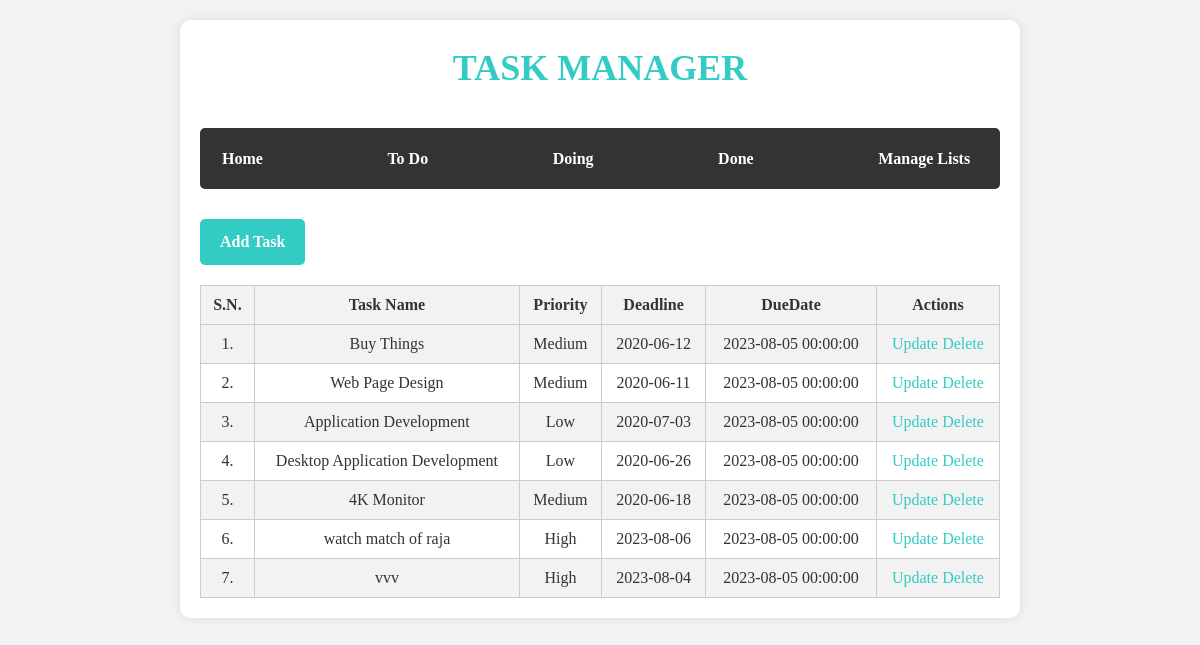
/taskmanager/index.php, run on the app's committed database.
### tables this page shows
CREATE TABLE `tbl_lists` (
  `list_id` int(10) UNSIGNED NOT NULL,
  `list_name` varchar(50) NOT NULL,
  `list_description` varchar(150) DEFAULT NULL
);

CREATE TABLE `tbl_tasks` (
  `task_id` int(10) UNSIGNED NOT NULL,
  `task_name` varchar(150) NOT NULL,
  `task_description` text NOT NULL,
  `list_id` int(11) NOT NULL,
  `priority` varchar(10) NOT NULL,
  `deadline` date NOT NULL,
  `DueDate` datetime NOT NULL,
  `Status` varchar(500) NOT NULL,
  `UserID` int(11) NOT NULL,
  `CategoryID` int(11) NOT NULL
);

### taskmanager/index.php (the view, shortened to what this page needs)
<html>
    <head>
        <link rel="stylesheet" href="css/style.css" />
    </head>
    <body>
    <div class="wrapper">
    <h1>TASK MANAGER</h1>
    <div class="menu">
        <a href="../index.php">Home</a>
        <?php
            $conn2 = mysqli_connect(LOCALHOST, DB_USERNAME, DB_PASSWORD) or die(mysqli_error());
            $sql2 = "SELECT * FROM tbl_lists";
            $res2 = mysqli_query($conn2, $sql2);
            if($res2==true)
            {
                while($row2=mysqli_fetch_assoc($res2))
                {
                    $list_id = $row2['list_id'];
                    $list_name = $row2['list_name'];
                    ?>
                    <a href="<?php echo SITEURL; ?>list-task.php?list_id=<?php echo $list_id; ?>"><?php echo $list_name; ?></a>
                    <?php
                }
            }
        ?>
        <a href="manage-list.php">Manage Lists</a>
    </div>
    <div class="all-tasks">
        <a class="btn-primary" href="<?php SITEURL; ?>add-task.php">Add Task</a>
        <table class="tbl-full">
            <tr>
                <th>S.N.</th>
                <th>Task Name</th>
                <th>Priority</th>
                <th>Deadline</th>
                <th>DueDate</th>
                <th>Actions</th>
            </tr>
            <?php
                $conn = mysqli_connect(LOCALHOST, DB_USERNAME, DB_PASSWORD) or die(mysqli_error());
                $sql = "SELECT * FROM tbl_tasks";
                $res = mysqli_query($conn, $sql);
                if($res==true)
                {
                    $count_rows = mysqli_num_rows($res);
                    $sn=1;
                    if($count_rows>0)
                    {
                        while($row=mysqli_fetch_assoc($res))
                        {
                            $task_id = $row['task_id'];
                            $task_name = $row['task_name'];
                            $priority = $row['priority'];
                            $deadline = $row['deadline'];
                            $DueDate = $row['DueDate'];
                            ?>
                            <tr>
                                <td><?php echo $sn++; ?>. </td>
                                <td><?php echo $task_name; ?></td>
                                <td><?php echo $priority; ?></td>
                                <td><?php echo $deadline; ?></td>
                                <td><?php echo $DueDate; ?></td>
                                <td>
                                    <a href="update-task.php?task_id=<?php echo $task_id; ?>">Update </a>
                                    <a href="delete-task.php?task_id=<?php echo $task_id; ?>">Delete</a>
                                </td>
                            </tr>
                            <?php
                        }
                    }
                    else
                    {
                        ?>
                        <tr>
                            <td colspan="5">No Task Added Yet.</td>
                        </tr>
                        <?php
                    }
                }
            ?>
        </table>
    </div>
    </div>
    </body>
</html>

### taskmanager/css/style.css (style rules this page uses)
* { margin: 0; padding: 0; font-family: verdana; }
.wrapper { width: 70%; margin: 0 auto; padding: 2%; }
h1 { color: #3867d6; margin-bottom: 2%; }
.menu { margin-bottom: 2%; }
.menu a { font-weight: bold; margin-right: 1%; color: black; text-decoration: none; }
.btn-primary { background-color: #26de81; padding: 5px; font-weight: bold; text-decoration: none; color: black; }
.tbl-full { width: 100%; }
table tr th { text-align: left; border-bottom: 1px solid black; padding: 1%; padding-top: 3%; }
table tr td { padding: 1%; }
body, h1, h2, h3, p, ul, li { margin: 0; padding: 0; }
body { font-family: Arial, sans-serif; background-color: #f2f2f2; line-height: 1.6; }
.wrapper { max-width: 800px; margin: 20px auto; padding: 20px; background-color: #fff; box-shadow: 0 0 5px rgba(0, 0, 0, 0.1); border-radius: 10px; }
h1 { text-align: center; font-size: 36px; margin-bottom: 30px; color: #33ccc5; }
.menu { display: flex; justify-content: space-between; align-items: center; background-color: #333; padding: 10px; border-radius: 5px; }
.menu a { color: #fff; text-decoration: none; padding: 8px 12px; transition: background-color 0.3s ease; }
.all-tasks { margin-top: 30px; }
.btn-primary { display: inline-block; background-color: #33ccc5; color: #fff; text-decoration: none; padding: 8px 15px; border-radius: 5px; transition: background-color 0.3s ease; }
.tbl-full { width: 100%; border-collapse: collapse; margin-top: 20px; }
.tbl-full th, .tbl-full td { border: 1px solid #ccc; padding: 10px; text-align: center; }
.tbl-full th { background-color: #f2f2f2; font-weight: bold; }
.tbl-full tr:nth-child(even) { background-color: #f2f2f2; }
body { font-family: Arial, sans-serif; background-color: #f2f2f2; color: #333; line-height: 1.6; }
.wrapper { max-width: 800px; margin: 20px auto; padding: 20px; background-color: #fff; box-shadow: 0 0 10px rgba(0, 0, 0, 0.1); border-radius: 10px; }
.btn-primary { display: inline-block; background-color: #33ccc5; color: #fff; text-decoration: none; padding: 10px 20px; border-radius: 5px; font-size: 16px; transition: background-color 0.3s ease; }
a { color: #33ccc5; text-decoration: none; }

### data on the page
tbl_lists: list_name "To Do"
tbl_lists: list_name "Doing"
tbl_lists: list_name "Done"
tbl_tasks: task_name "Buy Things", priority "Medium", deadline "2020-06-12", DueDate "2023-08-05 00:00:00"
tbl_tasks: task_name "Web Page Design", priority "Medium", deadline "2020-06-11", DueDate "2023-08-05 00:00:00"
tbl_tasks: task_name "Application Development", priority "Low", deadline "2020-07-03", DueDate "2023-08-05 00:00:00"
tbl_tasks: task_name "Desktop Application Development", priority "Low", deadline "2020-06-26", DueDate "2023-08-05 00:00:00"
tbl_tasks: task_name "4K Monitor", priority "Medium", deadline "2020-06-18", DueDate "2023-08-05 00:00:00"
tbl_tasks: task_name "watch match of raja", priority "High", deadline "2023-08-06", DueDate "2023-08-05 00:00:00"
tbl_tasks: task_name "vvv", priority "High", deadline "2023-08-04", DueDate "2023-08-05 00:00:00"
